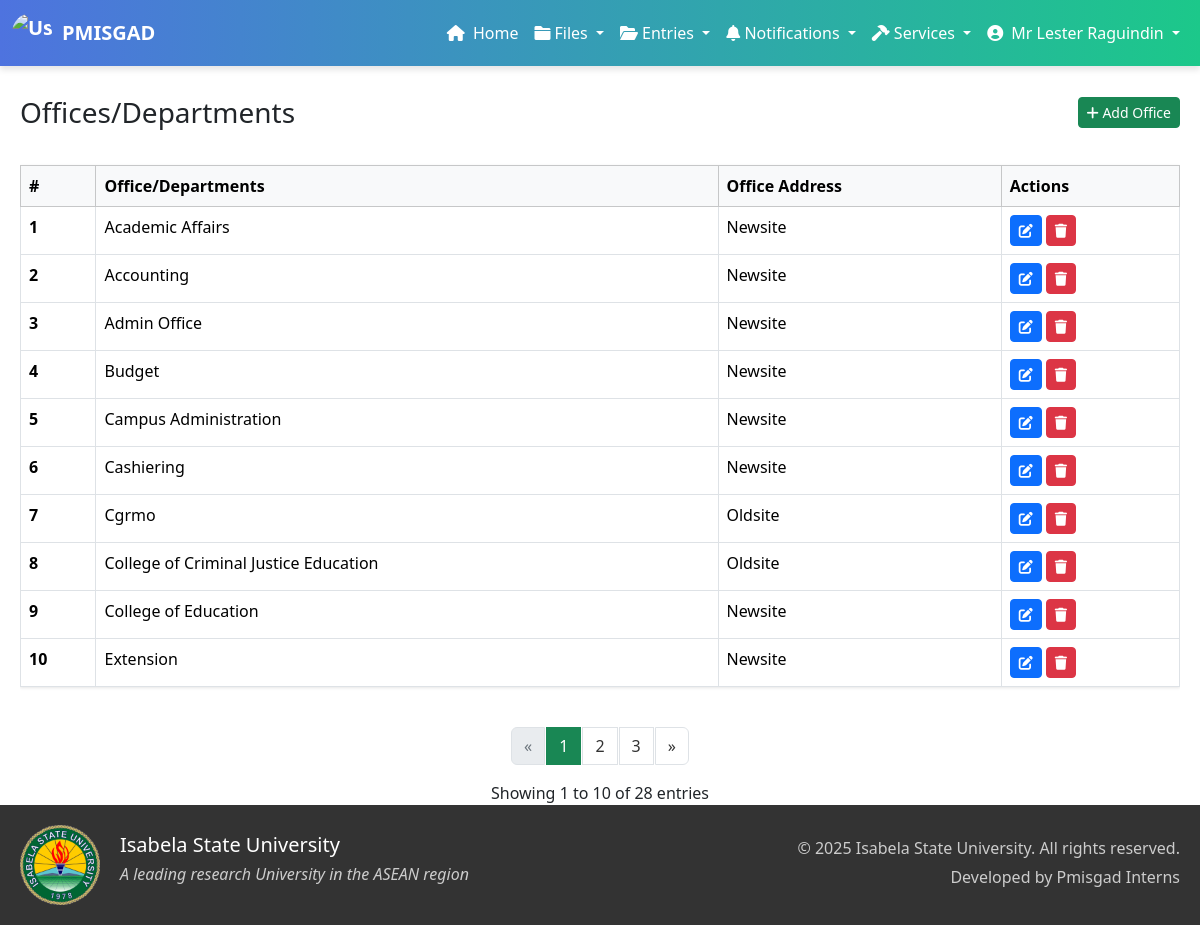
Page /admin/manage_office.php (signed in) on the committed database.
### tables this page shows
CREATE TABLE `office_name` (
  `office_id` int(11) NOT NULL,
  `office_name` varchar(100) NOT NULL,
  `office_address` varchar(50) NOT NULL
);

### admin/manage_office.php (the view, shortened to what this page needs)
<?php
include '../components/config.php';
?>
<!DOCTYPE html>
<html lang="en">
<head>
    <link rel="stylesheet" href="../styles/styles.css">
    <link href="https://cdnjs.cloudflare.com/ajax/libs/font-awesome/6.0.0-beta3/css/all.min.css" rel="stylesheet">
    <link rel="stylesheet" href="https://cdn.jsdelivr.net/npm/bootstrap@5.3.3/dist/css/bootstrap.min.css">
    <link rel="stylesheet" href="../styles/darkLight.css">
</head>
<body>
    <?php include '../components/header_admin.php'; ?>
    <div class="container fade-in" style="margin-top: 30px;">
        <div class="header-section">
            <h3 class="card-title text-center">Offices/Departments</h3>
            <button class="btn btn-sm btn-success" data-bs-toggle="modal" data-bs-target="#addOfficeModal">
                <i class="fas fa-plus"></i> Add Office
            </button>
        </div>
        <?php
        $records_per_page = 10;
        $current_page = isset($_GET['page']) ? $_GET['page'] : 1;
        $offset = ($current_page - 1) * $records_per_page;
        $total_records_query = mysqli_query($con, "SELECT COUNT(*) as count FROM office_name");
        $total_records = mysqli_fetch_assoc($total_records_query)['count'];
        $total_pages = ceil($total_records / $records_per_page);
        $select = mysqli_query($con, "SELECT * FROM office_name ORDER BY office_name LIMIT $offset, $records_per_page");
        ?>
        <div class="table-responsive">
            <table class="table table-bordered table-hover" style="margin-top: 15px">
                <thead class="table-light">
                    <tr>
                        <th scope="col">#</th>
                        <th scope="col">Office/Departments</th>
                        <th class="col">Office Address</th>
                        <th scope="col">Actions</th>
                    </tr>
                </thead>
                <tbody>
                    <?php
                    $counter = $offset + 1;
                    while($row = mysqli_fetch_assoc($select)){
                        echo '
                            <tr>
                                <th scope="row">'.$counter.'</th>
                                <td>'.$row['office_name'].'</td>
                                <td>'.$row['office_address'].'</td>
                                <td>
                                    <button class="btn btn-primary btn-sm edit-btn"
                                        data-bs-toggle="modal"
                                        data-bs-target="#editOfficeModal"
                                        data-id="'.$row['office_id'].'"
                                        data-name="'.$row['office_name'].'">
                                        <i class="fas fa-edit"></i>
                                    </button>
                                    <form action="" method="POST" class="d-inline">
                                        <input type="hidden" name="delete_id" value="'.$row['office_id'].'">
                                        <button type="submit" name="delete" class="btn btn-danger btn-sm" onclick="return confirm(\'Are you sure you want to delete this office?\')">
                                            <i class="fas fa-trash"></i>
                                        </button>
                                    </form>
                                </td>
                            </tr>
                        ';
                        $counter++;
                    }
                    ?>
                </tbody>
            </table>
        </div>
        <?php if($total_pages > 1): ?>
        <nav aria-label="Page navigation" class="mt-4">
            <ul class="pagination justify-content-center">
                <li class="page-item <?php echo $current_page <= 1 ? 'disabled' : ''; ?>">
                    <a class="page-link" href="?page=<?php echo $current_page - 1; ?>" aria-label="Previous">
                        <span aria-hidden="true">&laquo;</span>
                    </a>
                </li>
                <?php
                $range = 2;
                $initial_num = $current_page - $range;
                $condition_limit_num = ($current_page + $range) + 1;
                for($i = $initial_num; $i < $condition_limit_num; $i++) {
                    if($i > 0 && $i <= $total_pages) {
                        echo '<li class="page-item '.($current_page == $i ? 'active' : '').'">
                                <a class="page-link" href="?page='.$i.'">'.$i.'</a>
                            </li>';
                    }
                }
                ?>
                <li class="page-item <?php echo $current_page >= $total_pages ? 'disabled' : ''; ?>">
                    <a class="page-link" href="?page=<?php echo $current_page + 1; ?>" aria-label="Next">
                        <span aria-hidden="true">&raquo;</span>
                    </a>
                </li>
            </ul>
        </nav>
        <?php endif; ?>
        <div class="text-center mt-2">
            Showing <?php echo $offset + 1; ?> to <?php echo min($offset + $records_per_page, $total_records); ?>
            of <?php echo $total_records; ?> entries
        </div>
    </div>
    <?php include '../components/footer.php'; ?>
</body>
</html>

### styles/styles.css (style rules this page uses)
body { font-family: 'Arial', sans-serif; }

### styles/darkLight.css (style rules this page uses)
.fade-in { opacity: 0; transform: translateY(20px); animation: fadeIn 0.8s ease-in-out forwards; }
body, .compliance-card, .p-4, .card { transition: background-color 0.5s ease-in-out, color 0.5s ease-in-out; }

### admin/manage_office.php (style rules this page uses)
.header-section { display: flex; justify-content: space-between; align-items: center; margin-bottom: 20px; }
.pagination .page-link { color: #333; border-radius: 0; margin: 0 2px; }
.pagination .page-item.active .page-link { background-color: #198754; border-color: #198754; color: white; }
.pagination .page-item.disabled .page-link { color: #6c757d; }
.table { box-shadow: 0 1px 3px rgba(0,0,0,0.1); }
.table thead { background-color: #f8f9fa; }
.btn { transition: all 0.3s ease; }
.container { max-width: 1200px; margin: 0 auto; padding: 0 20px; }

### components/footer.php (style rules this page uses)
body { display: flex; flex-direction: column; min-height: 100vh; margin: 0; }
.container { max-width: 1200px; margin: 0 auto; padding: 0 20px; }

### rows in the picture
office_name: office_name "Academic Affairs", office_address "Newsite"
office_name: office_name "Accounting", office_address "Newsite"
office_name: office_name "Admin Office", office_address "Newsite"
office_name: office_name "Budget", office_address "Newsite"
office_name: office_name "Campus Administration", office_address "Newsite"
office_name: office_name "Cashiering", office_address "Newsite"
office_name: office_name "Cgrmo", office_address "Oldsite"
office_name: office_name "College of Criminal Justice Education", office_address "Oldsite"
office_name: office_name "College of Education", office_address "Newsite"
office_name: office_name "Extension", office_address "Newsite"

### other values in the picture
$_SESSION['full_name'] "Mr Lester Raguindin"
$offset + 1 "1"
min($offset + $records_per_page, $total_records) "10"
$total_records "28"
